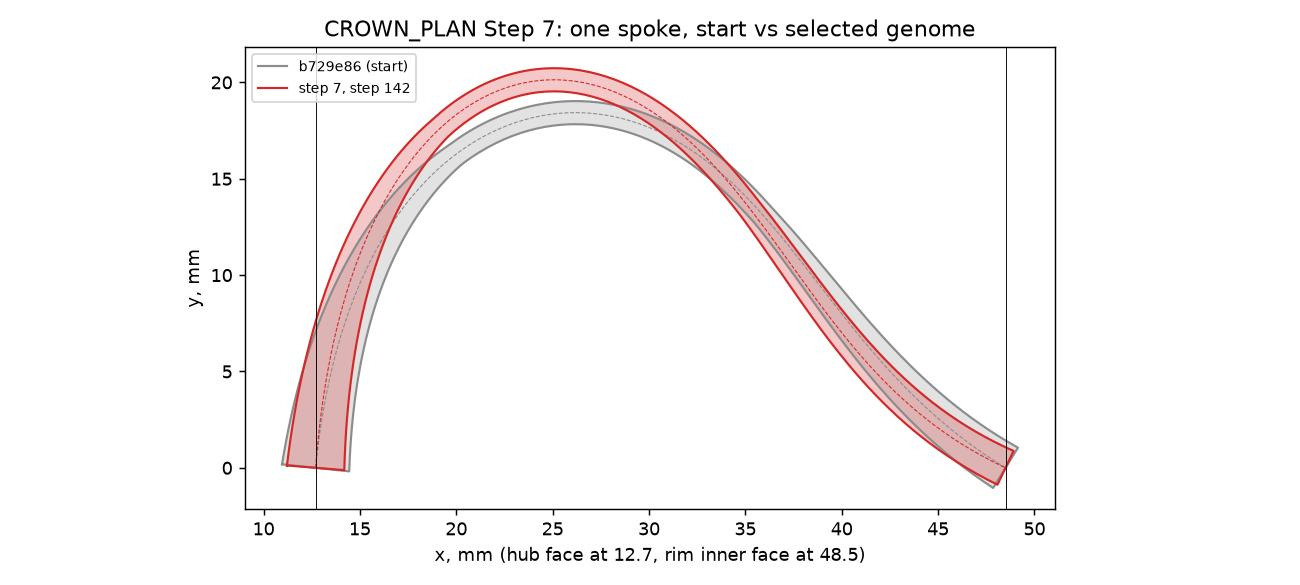

Recreate this plot in Python.
#!/usr/bin/env python3
"""CROWN_PLAN.md Step 7's read, as R7 registered it before the descent launched.

Reads `stage3_crown_standin.json` (the Step 7 descent) and reports, at its tier-0 selected
genome:
  1. every gene's move from `b729e86`, in millimetres and in normalised units, and which
     genes end on a bound;
  2. the spoke profile overlaid on `b729e86`'s (`.jpg`);
  3. R7's attribution: each live term's gradient, from one `Evaluator` call per term with
     every other weight zeroed (the band term rides `band`, so it is isolated by zeroing
     them all), restricted to the FREE genes and projected on deflection's.  R7's rule:
     the band "sets the drop" if its projection cancels at least half of deflection's.
     Done twice, because `t2` ends 0.002 mm off its 1.2 mm floor: once with `t2` free
     (strictly off the bound) and once with it counted as pinned.
The isolated gradients must sum to the run's own recorded gradient at the selected step;
the difference is printed, not asserted.

Run alone on the box, after the descent, under `wheel_pool.PINNED_ENV` (the Makefile's
five variables) — ~15 min, three `coarse` SVK eight-phase calls serial.
"""
import json
import sys

import numpy as np

import wheel_fea as W
import wheel_genome as wg
import wheel_geometry as G
import wheel_objective as WO
import wheel_stage3 as S3

RUN = sys.argv[1] if len(sys.argv) > 1 else "stage3_crown_standin.json"
OUT = sys.argv[2] if len(sys.argv) > 2 else "studies/study_crown_step7"

rec = json.load(open(RUN))
st = rec["settings"]
W.set_min_wall(st["min_wall_mm"])
low, high, rng = wg.bounds_arrays(W.GENE_SPACE)
names = list(json.load(open("best_solution.json"))["genes"])
assert len(names) == len(W.GENE_SPACE)
row = {r["step"]: r for r in rec["steps"]}
z0 = np.asarray(rec["steps"][0]["z"])
best = rec["best"]
zb = np.asarray(best["z"])
g0, gb = wg.denormalize(z0, low, high), wg.denormalize(zb, low, high)
sel = best["step"]
last = rec["steps"][-1]

out = {"run": RUN, "selected_step": sel, "last_step": last["step"],
       "selected_loss": best["loss"], "last_loss": last["loss"],
       "selected_report": best["report"], "last_report": last["report"],
       "genes": {}}
print(f"selected step {sel} (loss {best['loss']:.4f}); last step {last['step']} "
      f"(loss {last['loss']:.4f})")
print(f"{'gene':7s} {'start':>9s} {'end':>9s} {'move':>9s} {'dz':>8s}  bound")
for k, n in enumerate(names):
    at = "LOW" if zb[k] <= 1e-12 else ("HIGH" if zb[k] >= 1 - 1e-12 else "")
    out["genes"][n] = {"start": g0[k], "end": gb[k], "move": gb[k] - g0[k],
                       "dz": zb[k] - z0[k], "bound": at}
    print(f"{n:7s} {g0[k]:9.4f} {gb[k]:9.4f} {gb[k]-g0[k]:+9.4f} {zb[k]-z0[k]:+8.4f}  {at}")

# ---- the overlay -------------------------------------------------------------------
import matplotlib
matplotlib.use("Agg")
import matplotlib.pyplot as plt

def poly(g):
    d = dict(zip(names, g))
    curve, ctrl = G.bezier_centerline(*(d[f"c{a}{i}"] for i in range(1, 5) for a in "xy"),
                                      W.S, 200)
    p = G.outline_polygon(curve, d["t0"], d["t1"], d["t2"], d["t3"])
    return G.place_sector(p, W.HUB_RADIUS_MM), G.place_sector(curve, W.HUB_RADIUS_MM)

fig, ax = plt.subplots(figsize=(10, 4.5))
for g, lab, col in ((g0, "b729e86 (start)", "0.55"), (gb, f"step 7, step {sel}", "C3")):
    p, c = poly(g)
    ax.fill(p[:, 0], p[:, 1], color=col, alpha=0.25, lw=0)
    ax.plot(np.r_[p[:, 0], p[:1, 0]], np.r_[p[:, 1], p[:1, 1]], color=col, lw=1.2, label=lab)
    ax.plot(c[:, 0], c[:, 1], color=col, lw=0.6, ls="--")
ax.axvline(W.HUB_RADIUS_MM, color="k", lw=0.5)
ax.axvline(W.RIM_RADIUS_MM, color="k", lw=0.5)
ax.set_aspect("equal")
ax.set_xlabel("x, mm (hub face at 12.7, rim inner face at 48.5)")
ax.set_ylabel("y, mm")
ax.legend(loc="upper left", fontsize=8)
ax.set_title("CROWN_PLAN Step 7: one spoke, start vs selected genome")
fig.tight_layout()
fig.savefig(OUT + ".jpg", dpi=130)

# ---- free-gene attribution (R7) ---------------------------------------------------
# One Evaluator call per term, weights zeroed but for that term; the band term rides
# `band` and has no DEFAULT_WEIGHTS row, so it is isolated by zeroing every weight.
standin = {"rim_outer": st["rim_outer_mm"], "drop_factor": st["drop_factor"],
           "band": st["band"]}
phases = list(row[sel]["phase_deg"])
orient = tuple(st["orientation"])
full = row[sel]["terms"]
live = [k for k, v in full.items() if v["value"] != 0.0 or v["grad_norm"] != 0.0]
t3 = {"deflection", "stress", "stress_margin", "phase_ripple", "band_margin"}
zeros = {k: 0.0 for k in WO.DEFAULT_WEIGHTS}
grads, vals = {}, {}
for k in live:
    w = dict(zeros)
    kw = dict(standin)
    if k == "band_margin":
        pass
    else:
        w[k] = WO.DEFAULT_WEIGHTS[k]
        kw["band"] = None
    tiers = ("t3",) if k in t3 else ("t1", "t2")
    ev = S3.Evaluator(st["config"], weights=w, orientation=orient,
                      kinematics=st["kinematics"], **kw)
    v, g, brk = ev(zb, low, high, phases=phases, tiers=tiers)
    grads[k], vals[k] = np.asarray(g), v
    print(f"  {k:14s} value {v:12.6f} (run {full[k]['value']:12.6f})  |g| "
          f"{np.linalg.norm(g):10.4g} (run {full[k]['grad_norm']:10.4g})", flush=True)

gsum = np.sum(list(grads.values()), axis=0)
grun = np.asarray(row[sel]["grad"])
print("sum of isolated grads vs the run's recorded grad at the selected step: "
      f"max |diff| {np.max(np.abs(gsum - grun)):.3e}, |run| {np.linalg.norm(grun):.4g}")

d = grads["deflection"]
att = {}
for label, pinned in (("t2_free", {n for n, o in out["genes"].items() if o["bound"]}),
                      ("t2_pinned", {n for n, o in out["genes"].items() if o["bound"]}
                       | {"t2"})):
    free = np.array([n not in pinned for n in names])
    df = np.where(free, d, 0.0)
    nf2 = float(df @ df) or 1.0
    print(f"\n[{label}] pinned {sorted(pinned)}; |deflection grad|: all "
          f"{np.linalg.norm(d):.4g}, free {np.linalg.norm(df):.4g}")
    att[label] = {"pinned": sorted(pinned), "terms": {}}
    for k, g in grads.items():
        gf = np.where(free, g, 0.0)
        a = {"proj_on_defl_free": float(gf @ df) / nf2,
             "cos_free": float(gf @ df) / (np.linalg.norm(gf) * np.linalg.norm(df) or 1.0),
             "norm_all": float(np.linalg.norm(g)), "norm_free": float(np.linalg.norm(gf))}
        att[label]["terms"][k] = a
        print(f"  {k:14s} proj on defl(free) {a['proj_on_defl_free']:+9.4f}  "
              f"cos {a['cos_free']:+.3f}  |g| all {a['norm_all']:10.4g} "
              f"free {a['norm_free']:10.4g}")
out["term_grads"] = {k: g.tolist() for k, g in grads.items()}
out["attribution"] = att
out["gsum_vs_run_maxdiff"] = float(np.max(np.abs(gsum - grun)))
json.dump(out, open(OUT + ".json", "w"), indent=1)
print("wrote", OUT + ".json", OUT + ".jpg")
